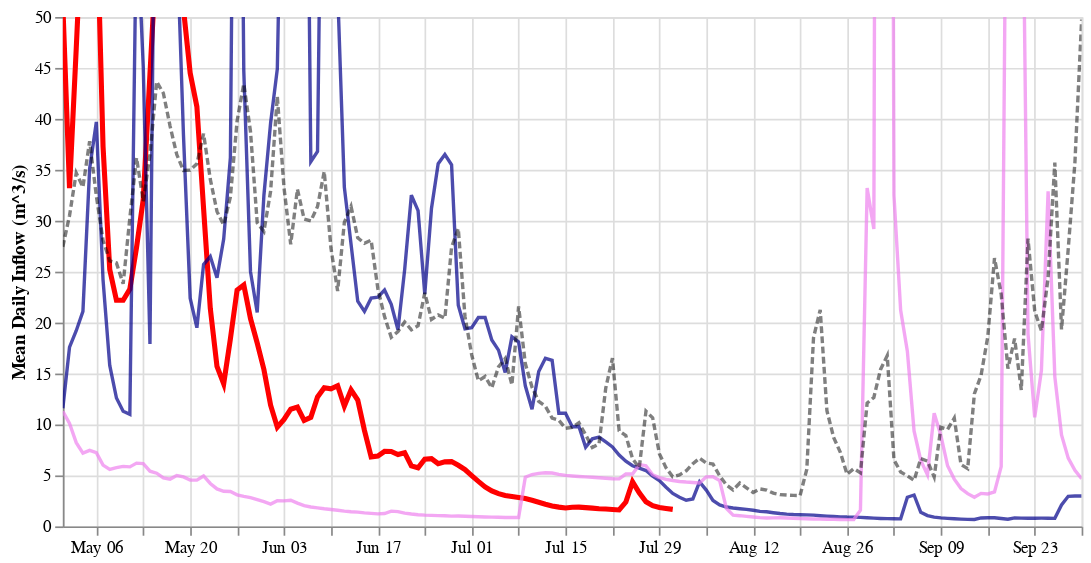

The code cell stored with this chart in its notebook:
### Markdown cell above
## River Inflows

The plot below shows the average daily river inflows into the Capilano Reservoir ([WSC Station 08GA010](https://wateroffice.ec.gc.ca/report/real_time_e.html?stn=08GA010)). The solid red line is 2023, the blue line is 2022, the purple line is 2015, and the dashed black line is the average (1998-present). 

There is a notable increase in river flows in July 2015. This is a result of releasing water from the Palisade Lake reservoir early this season. River inflows were very low this season because there was very little snowmelt runoff. 

This year inflows were above average in May due to very warm temperatures and rapid snowmelt runoff. Inflows have gradually tapered off, and are now at record low levels for this time of year. Last year, prolonged drought caused river inflows to drop to record low levels late in the summer, and remained very low until late October. If conditions remain dry this summer, and fall rains are late to arrive, we could see source water supply drop to below normal levels for the first time since 2015. 

```{note} 
River inflows in 2023 were almost entirely from snowmelt. There was very little rainfall during the snowmelt season. 
```

### Code cell
alt.data_transformers.disable_max_rows()

title = alt.TitleParams(
   text='Capilano River at Lakehead (08GA010)',
   subtitle="Mean Daily Inflows",
   anchor='middle',
   fontSize=14,
   fontWeight='bold')

highlight = alt.selection(type='single', on='mouseover',
                          fields=['year'], nearest=True, empty="none")

#background = alt.Chart(flow3[flow3['year'] != 2023], title=title).mark_line(opacity=0.3).encode(
#    alt.X('monthdate(date):T', title=None),
#    alt.Y('flow:Q', title='Mean Daily Inflow (m^3/s)', scale=alt.Scale(domain=[0, 100])),
#    color=alt.condition( highlight, 'year:N', alt.value("lightgray"), legend=None),
#).add_selection(
#    highlight
#)

year_2023 = alt.Chart(flow3[flow3['year'] == 2023]).mark_line(color= "red", size= 3).encode(
    alt.X('monthdate(date):T', title=None),
    alt.Y('flow:Q', title='Mean Daily Inflow (m^3/s)', scale=alt.Scale(domain=[0, 50])),
    tooltip=["year:N", "flow"],
)

year_2015 = alt.Chart(flow3[flow3['year'] == 2015]).mark_line(color= "violet", opacity=0.7).encode(
    alt.X('monthdate(date):T', title=None),
    alt.Y('flow:Q', title='Mean Daily Inflow (m^3/s)')
)

year_2022 = alt.Chart(flow3[flow3['year'] == 2022]).mark_line(color= "darkblue", opacity=0.7).encode(
    alt.X('monthdate(date):T', title=None),
    alt.Y('flow:Q', title='Mean Daily Inflow (m^3/s)')
)

mean = alt.Chart(flow3).mark_line(color='black', opacity=0.5, strokeDash=[4, 2]).encode(
    alt.X('monthdate(date):T', title=None),
    alt.Y('mean(flow)', title='Mean Daily Inflow (m^3/s)')
)

year_2023 + year_2022 + year_2015 + mean.properties(width=600).interactive()

### Figure 1 — Vega-Lite specification as saved in the notebook (floating-point values rounded to 4 significant figures; data arrays with more than 128 entries replaced by an {"elided": "..."} marker saying what was removed)
{"config": {"view": {"continuousWidth": 400, "continuousHeight": 300}}, "layer": [{"data": {"name": "data-fec43e07787aa9945037fe8c4ef79c52"}, "mark": {"type": "line", "color": "red", "size": 3}, "encoding": {"tooltip": [{"field": "year", "type": "nominal"}, {"field": "flow", "type": "quantitative"}], "x": {"field": "date", "timeUnit": "monthdate", "title": null, "type": "temporal"}, "y": {"field": "flow", "scale": {"domain": [0, 50]}, "title": "Mean Daily Inflow (m^3/s)", "type": "quantitative"}}}, {"data": {"name": "data-b83f8acc827c11c7f6080e074153d4ed"}, "mark": {"type": "line", "color": "darkblue", "opacity": 0.7}, "encoding": {"x": {"field": "date", "timeUnit": "monthdate", "title": null, "type": "temporal"}, "y": {"field": "flow", "title": "Mean Daily Inflow (m^3/s)", "type": "quantitative"}}}, {"data": {"name": "data-2fc4a28de5b3b3b9b8dca59ad1dc17e8"}, "mark": {"type": "line", "color": "violet", "opacity": 0.7}, "encoding": {"x": {"field": "date", "timeUnit": "monthdate", "title": null, "type": "temporal"}, "y": {"field": "flow", "title": "Mean Daily Inflow (m^3/s)", "type": "quantitative"}}}, {"data": {"name": "data-3cf255390d11f2ef376da166031d8ff2"}, "mark": {"type": "line", "color": "black", "opacity": 0.5, "strokeDash": [4, 2]}, "encoding": {"x": {"field": "date", "timeUnit": "monthdate", "title": null, "type": "temporal"}, "y": {"aggregate": "mean", "field": "flow", "title": "Mean Daily Inflow (m^3/s)", "type": "quantitative"}}, "selection": {"selector002": {"type": "interval", "bind": "scales", "encodings": ["x", "y"]}}, "width": 600}], "$schema": "https://vega.github.io/schema/vega-lite/v4.17.0.json", "datasets": {"data-fec43e07787aa9945037fe8c4ef79c52": [{"date": "2023-05-01T00:00:00", "flow": 51.2, "year": 2023, "month": 5, "day": 1, "DOY": 121}, {"date": "2023-05-02T00:00:00", "flow": 33.2, "year": 2023, "month": 5, "day": 2, "DOY": 122}, {"date": "2023-05-03T00:00:00", "flow": 46.9, "year": 2023, "month": 5, "day": 3, "DOY": 123}, {"date": "2023-05-04T00:00:00", "flow": 61.2, "year": 2023, "month": 5, "day": 4, "DOY": 124}, {"date": "2023-05-05T00:00:00", "flow": 61.0, "year": 2023, "month": 5, "day": 5, "DOY": 125}, {"date": "2023-05-06T00:00:00", "flow": 61.7, "year": 2023, "month": 5, "day": 6, "DOY": 126}, {"date": "2023-05-07T00:00:00", "flow": 37.3, "year": 2023, "month": 5, "day": 7, "DOY": 127}, {"date": "2023-05-08T00:00:00", "flow": 25.2, "year": 2023, "month": 5, "day": 8, "DOY": 128}, {"date": "2023-05-09T00:00:00", "flow": 22.2, "year": 2023, "month": 5, "day": 9, "DOY": 129}, {"date": "2023-05-10T00:00:00", "flow": 22.2, "year": 2023, "month": 5, "day": 10, "DOY": 130}, {"date": "2023-05-11T00:00:00", "flow": 23.3, "year": 2023, "month": 5, "day": 11, "DOY": 131}, {"date": "2023-05-12T00:00:00", "flow": 27.4, "year": 2023, "month": 5, "day": 12, "DOY": 132}, {"date": "2023-05-13T00:00:00", "flow": 32.1, "year": 2023, "month": 5, "day": 13, "DOY": 133}, {"date": "2023-05-14T00:00:00", "flow": 44.4, "year": 2023, "month": 5, "day": 14, "DOY": 134}, {"date": "2023-05-15T00:00:00", "flow": 56.6, "year": 2023, "month": 5, "day": 15, "DOY": 135}, {"date": "2023-05-16T00:00:00", "flow": 57.8, "year": 2023, "month": 5, "day": 16, "DOY": 136}, {"date": "2023-05-17T00:00:00", "flow": 54.0, "year": 2023, "month": 5, "day": 17, "DOY": 137}, {"date": "2023-05-18T00:00:00", "flow": 52.1, "year": 2023, "month": 5, "day": 18, "DOY": 138}, {"date": "2023-05-19T00:00:00", "flow": 50.8, "year": 2023, "month": 5, "day": 19, "DOY": 139}, {"date": "2023-05-20T00:00:00", "flow": 44.5, "year": 2023, "month": 5, "day": 20, "DOY": 140}, {"date": "2023-05-21T00:00:00", "flow": 41.2, "year": 2023, "month": 5, "day": 21, "DOY": 141}, {"date": "2023-05-22T00:00:00", "flow": 31.2, "year": 2023, "month": 5, "day": 22, "DOY": 142}, {"date": "2023-05-23T00:00:00", "flow": 21.4, "year": 2023, "month": 5, "day": 23, "DOY": 143}, {"date": "2023-05-24T00:00:00", "flow": 15.7, "year": 2023, "month": 5, "day": 24, "DOY": 144}, {"date": "2023-05-25T00:00:00", "flow": 14.0, "year": 2023, "month": 5, "day": 25, "DOY": 145}, {"date": "2023-05-26T00:00:00", "flow": 18.4, "year": 2023, "month": 5, "day": 26, "DOY": 146}, {"date": "2023-05-27T00:00:00", "flow": 23.2, "year": 2023, "month": 5, "day": 27, "DOY": 147}, {"date": "2023-05-28T00:00:00", "flow": 23.7, "year": 2023, "month": 5, "day": 28, "DOY": 148}, {"date": "2023-05-29T00:00:00", "flow": 20.4, "year": 2023, "month": 5, "day": 29, "DOY": 149}, {"date": "2023-05-30T00:00:00", "flow": 18.0, "year": 2023, "month": 5, "day": 30, "DOY": 150}, {"date": "2023-05-31T00:00:00", "flow": 15.4, "year": 2023, "month": 5, "day": 31, "DOY": 151}, {"date": "2023-06-01T00:00:00", "flow": 11.9, "year": 2023, "month": 6, "day": 1, "DOY": 152}, {"date": "2023-06-02T00:00:00", "flow": 9.74, "year": 2023, "month": 6, "day": 2, "DOY": 153}, {"date": "2023-06-03T00:00:00", "flow": 10.5, "year": 2023, "month": 6, "day": 3, "DOY": 154}, {"date": "2023-06-04T00:00:00", "flow": 11.5, "year": 2023, "month": 6, "day": 4, "DOY": 155}, {"date": "2023-06-05T00:00:00", "flow": 11.7, "year": 2023, "month": 6, "day": 5, "DOY": 156}, {"date": "2023-06-06T00:00:00", "flow": 10.4, "year": 2023, "month": 6, "day": 6, "DOY": 157}, {"date": "2023-06-07T00:00:00", "flow": 10.7, "year": 2023, "month": 6, "day": 7, "DOY": 158}, {"date": "2023-06-08T00:00:00", "flow": 12.7, "year": 2023, "month": 6, "day": 8, "DOY": 159}, {"date": "2023-06-09T00:00:00", "flow": 13.6, "year": 2023, "month": 6, "day": 9, "DOY": 160}, {"date": "2023-06-10T00:00:00", "flow": 13.5, "year": 2023, "month": 6, "day": 10, "DOY": 161}, {"date": "2023-06-11T00:00:00", "flow": 13.8, "year": 2023, "month": 6, "day": 11, "DOY": 162}, {"date": "2023-06-12T00:00:00", "flow": 11.8, "year": 2023, "month": 6, "day": 12, "DOY": 163}, {"date": "2023-06-13T00:00:00", "flow": 13.4, "year": 2023, "month": 6, "day": 13, "DOY": 164}, {"date": "2023-06-14T00:00:00", "flow": 12.4, "year": 2023, "month": 6, "day": 14, "DOY": 165}, {"date": "2023-06-15T00:00:00", "flow": 9.42, "year": 2023, "month": 6, "day": 15, "DOY": 166}, {"date": "2023-06-16T00:00:00", "flow": 6.82, "year": 2023, "month": 6, "day": 16, "DOY": 167}, {"date": "2023-06-17T00:00:00", "flow": 6.91, "year": 2023, "month": 6, "day": 17, "DOY": 168}, {"date": "2023-06-18T00:00:00", "flow": 7.37, "year": 2023, "month": 6, "day": 18, "DOY": 169}, {"date": "2023-06-19T00:00:00", "flow": 7.35, "year": 2023, "month": 6, "day": 19, "DOY": 170}, {"date": "2023-06-20T00:00:00", "flow": 7.05, "year": 2023, "month": 6, "day": 20, "DOY": 171}, {"date": "2023-06-21T00:00:00", "flow": 7.23, "year": 2023, "month": 6, "day": 21, "DOY": 172}, {"date": "2023-06-22T00:00:00", "flow": 5.93, "year": 2023, "month": 6, "day": 22, "DOY": 173}, {"date": "2023-06-23T00:00:00", "flow": 5.75, "year": 2023, "month": 6, "day": 23, "DOY": 174}, {"date": "2023-06-24T00:00:00", "flow": 6.59, "year": 2023, "month": 6, "day": 24, "DOY": 175}, {"date": "2023-06-25T00:00:00", "flow": 6.65, "year": 2023, "month": 6, "day": 25, "DOY": 176}, {"date": "2023-06-26T00:00:00", "flow": 6.16, "year": 2023, "month": 6, "day": 26, "DOY": 177}, {"date": "2023-06-27T00:00:00", "flow": 6.33, "year": 2023, "month": 6, "day": 27, "DOY": 178}, {"date": "2023-06-28T00:00:00", "flow": 6.36, "year": 2023, "month": 6, "day": 28, "DOY": 179}, {"date": "2023-06-29T00:00:00", "flow": 6.0, "year": 2023, "month": 6, "day": 29, "DOY": 180}, {"date": "2023-06-30T00:00:00", "flow": 5.58, "year": 2023, "month": 6, "day": 30, "DOY": 181}, {"date": "2023-07-01T00:00:00", "flow": 4.99, "year": 2023, "month": 7, "day": 1, "DOY": 182}, {"date": "2023-07-02T00:00:00", "flow": 4.42, "year": 2023, "month": 7, "day": 2, "DOY": 183}, {"date": "2023-07-03T00:00:00", "flow": 3.88, "year": 2023, "month": 7, "day": 3, "DOY": 184}, {"date": "2023-07-04T00:00:00", "flow": 3.48, "year": 2023, "month": 7, "day": 4, "DOY": 185}, {"date": "2023-07-05T00:00:00", "flow": 3.21, "year": 2023, "month": 7, "day": 5, "DOY": 186}, {"date": "2023-07-06T00:00:00", "flow": 3.03, "year": 2023, "month": 7, "day": 6, "DOY": 187}, {"date": "2023-07-07T00:00:00", "flow": 2.93, "year": 2023, "month": 7, "day": 7, "DOY": 188}, {"date": "2023-07-08T00:00:00", "flow": 2.84, "year": 2023, "month": 7, "day": 8, "DOY": 189}, {"date": "2023-07-09T00:00:00", "flow": 2.73, "year": 2023, "month": 7, "day": 9, "DOY": 190}, {"date": "2023-07-10T00:00:00", "flow": 2.56, "year": 2023, "month": 7, "day": 10, "DOY": 191}, {"date": "2023-07-11T00:00:00", "flow": 2.37, "year": 2023, "month": 7, "day": 11, "DOY": 192}, {"date": "2023-07-12T00:00:00", "flow": 2.18, "year": 2023, "month": 7, "day": 12, "DOY": 193}, {"date": "2023-07-13T00:00:00", "flow": 2.01, "year": 2023, "month": 7, "day": 13, "DOY": 194}, {"date": "2023-07-14T00:00:00", "flow": 1.89, "year": 2023, "month": 7, "day": 14, "DOY": 195}, {"date": "2023-07-15T00:00:00", "flow": 1.8, "year": 2023, "month": 7, "day": 15, "DOY": 196}, {"date": "2023-07-16T00:00:00", "flow": 1.88, "year": 2023, "month": 7, "day": 16, "DOY": 197}, {"date": "2023-07-17T00:00:00", "flow": 1.89, "year": 2023, "month": 7, "day": 17, "DOY": 198}, {"date": "2023-07-18T00:00:00", "flow": 1.84, "year": 2023, "month": 7, "day": 18, "DOY": 199}, {"date": "2023-07-19T00:00:00", "flow": 1.79, "year": 2023, "month": 7, "day": 19, "DOY": 200}, {"date": "2023-07-20T00:00:00", "flow": 1.73, "year": 2023, "month": 7, "day": 20, "DOY": 201}, {"date": "2023-07-21T00:00:00", "flow": 1.7, "year": 2023, "month": 7, "day": 21, "DOY": 202}, {"date": "2023-07-22T00:00:00", "flow": 1.66, "year": 2023, "month": 7, "day": 22, "DOY": 203}, {"date": "2023-07-23T00:00:00", "flow": 1.61, "year": 2023, "month": 7, "day": 23, "DOY": 204}, {"date": "2023-07-24T00:00:00", "flow": 2.39, "year": 2023, "month": 7, "day": 24, "DOY": 205}, {"date": "2023-07-25T00:00:00", "flow": 4.37, "year": 2023, "month": 7, "day": 25, "DOY": 206}, {"date": "2023-07-26T00:00:00", "flow": 3.29, "year": 2023, "month": 7, "day": 26, "DOY": 207}, {"date": "2023-07-27T00:00:00", "flow": 2.42, "year": 2023, "month": 7, "day": 27, "DOY": 208}, {"date": "2023-07-28T00:00:00", "flow": 2.04, "year": 2023, "month": 7, "day": 28, "DOY": 209}, {"date": "2023-07-29T00:00:00", "flow": 1.86, "year": 2023, "month": 7, "day": 29, "DOY": 210}, {"date": "2023-07-30T00:00:00", "flow": 1.76, "year": 2023, "month": 7, "day": 30, "DOY": 211}, {"date": "2023-07-31T00:00:00", "flow": 1.67, "year": 2023, "month": 7, "day": 31, "DOY": 212}], "data-b83f8acc827c11c7f6080e074153d4ed": {"elided": "153 records"}, "data-2fc4a28de5b3b3b9b8dca59ad1dc17e8": {"elided": "153 records"}, "data-3cf255390d11f2ef376da166031d8ff2": {"elided": "3917 records"}}}
